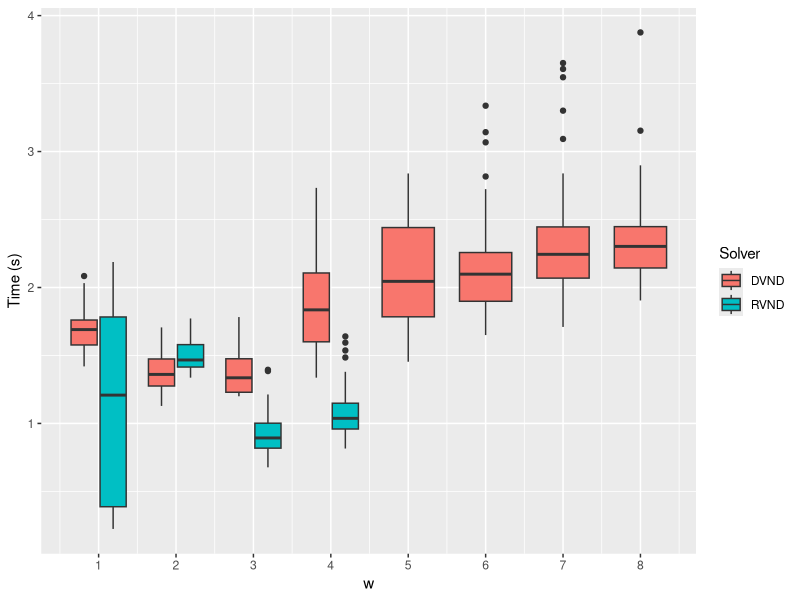
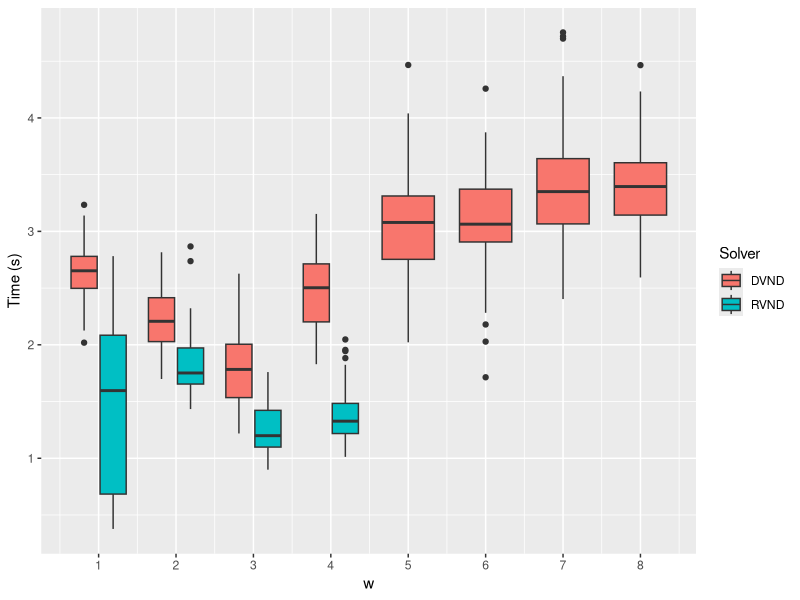
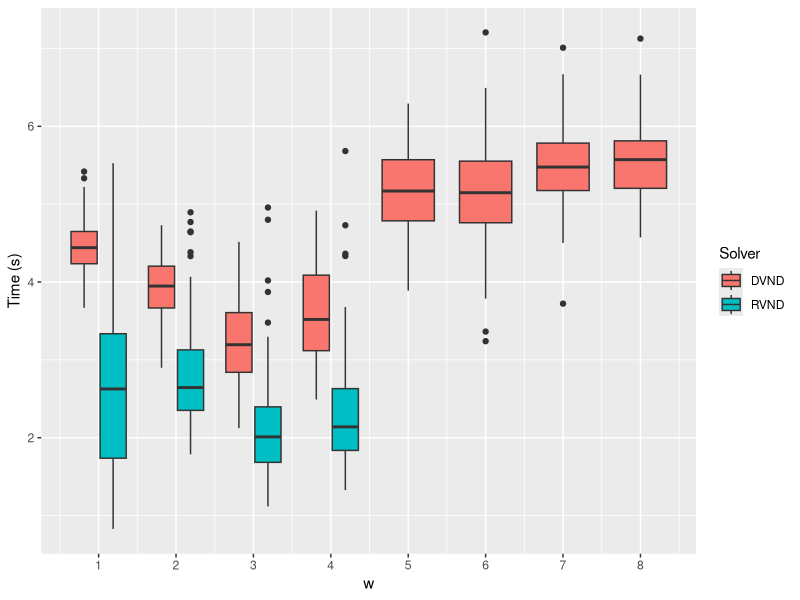
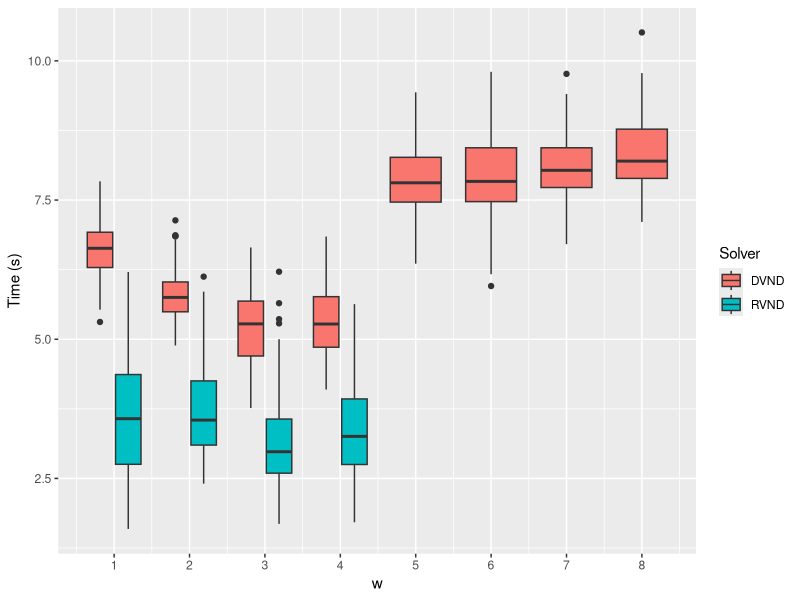
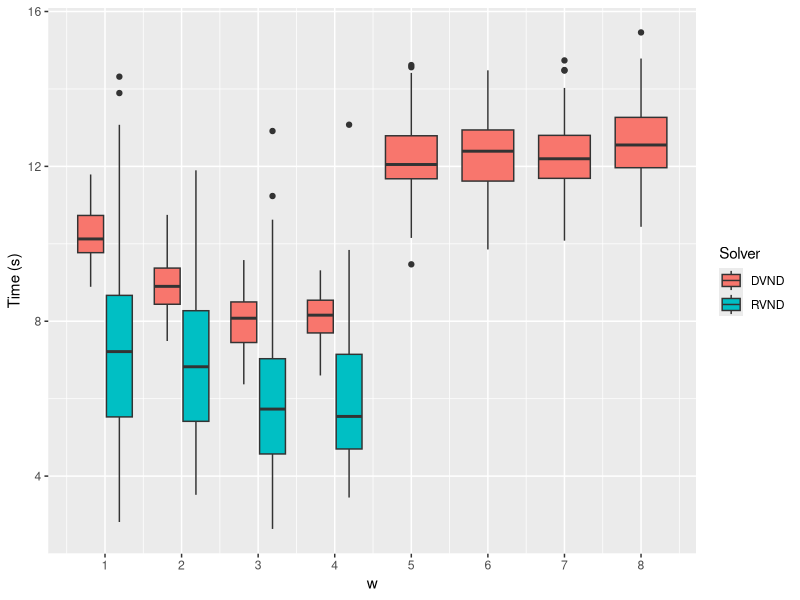
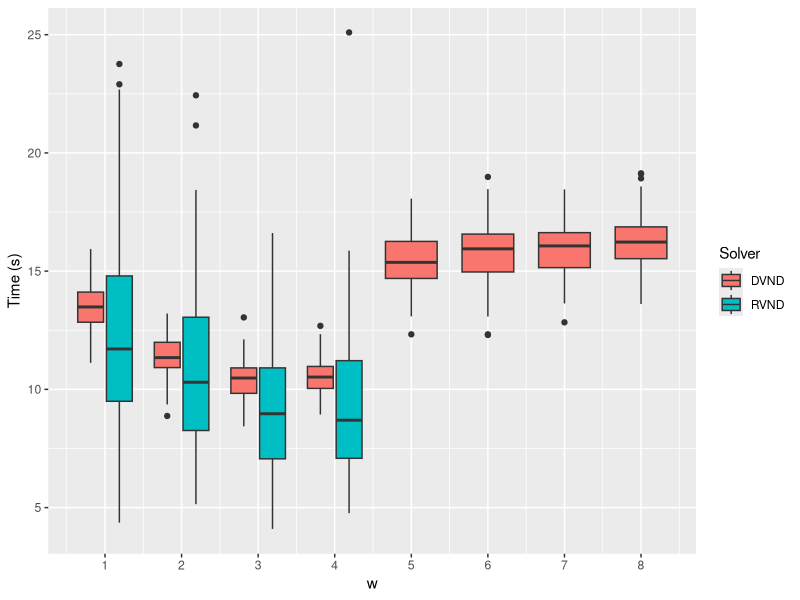
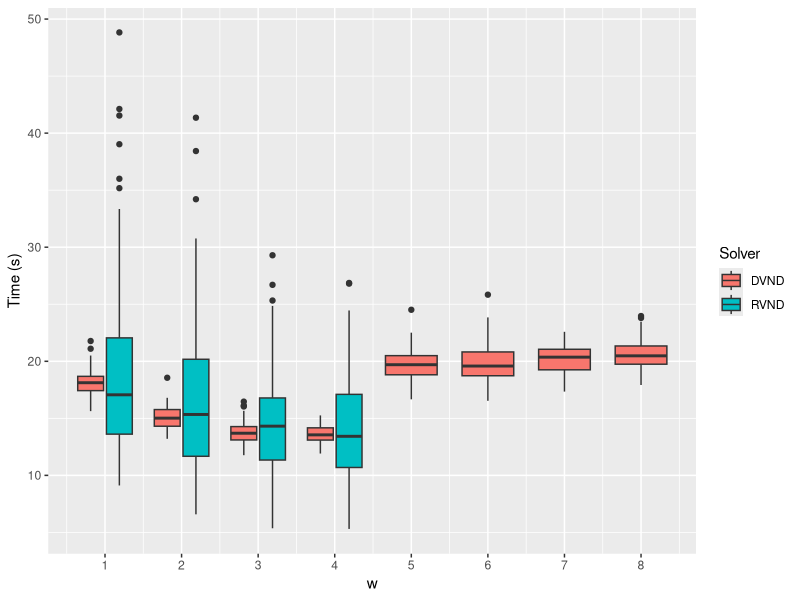
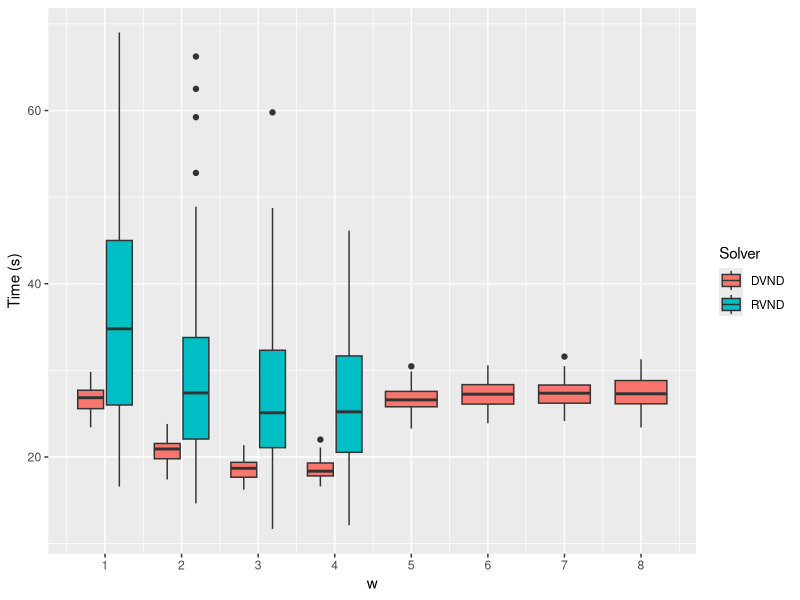

Generate these figures, in order, with R:
library(ggplot2)
library(tidyverse)

# setwd("C:/rdf/my/ms/dvnd-df/parco")
setwd("/home/rodolfo/git/dvnd-df/doc/results/parco")

parcoData = read.csv(file="n4w1_8ng12.csv", header=TRUE, sep=";")

prefix = "n4w1_8ng12"

for (inum_i in 0:7) {
  data_i = parcoData %>%
    filter(inum == inum_i)
  mychart = data_i%>%
    ggplot(aes(w, time, group=paste(w, solver), fill=toupper(solver))) +
    # geom_boxplot(fill=unique(data_i$w)) +
    geom_boxplot() +
    scale_x_continuous(breaks = 1:8) +
    ylab("Time (s)") +
    guides(fill=guide_legend(title="Solver")) +
    # ggtitle(paste("Instance", inum_i)) + 
    theme(plot.title = element_text(hjust = 0.5))
  paste("chart/", prefix, "_box", "_in", inum_i, ".png", sep="") %>%
    ggsave(plot = mychart, device="png")
}
